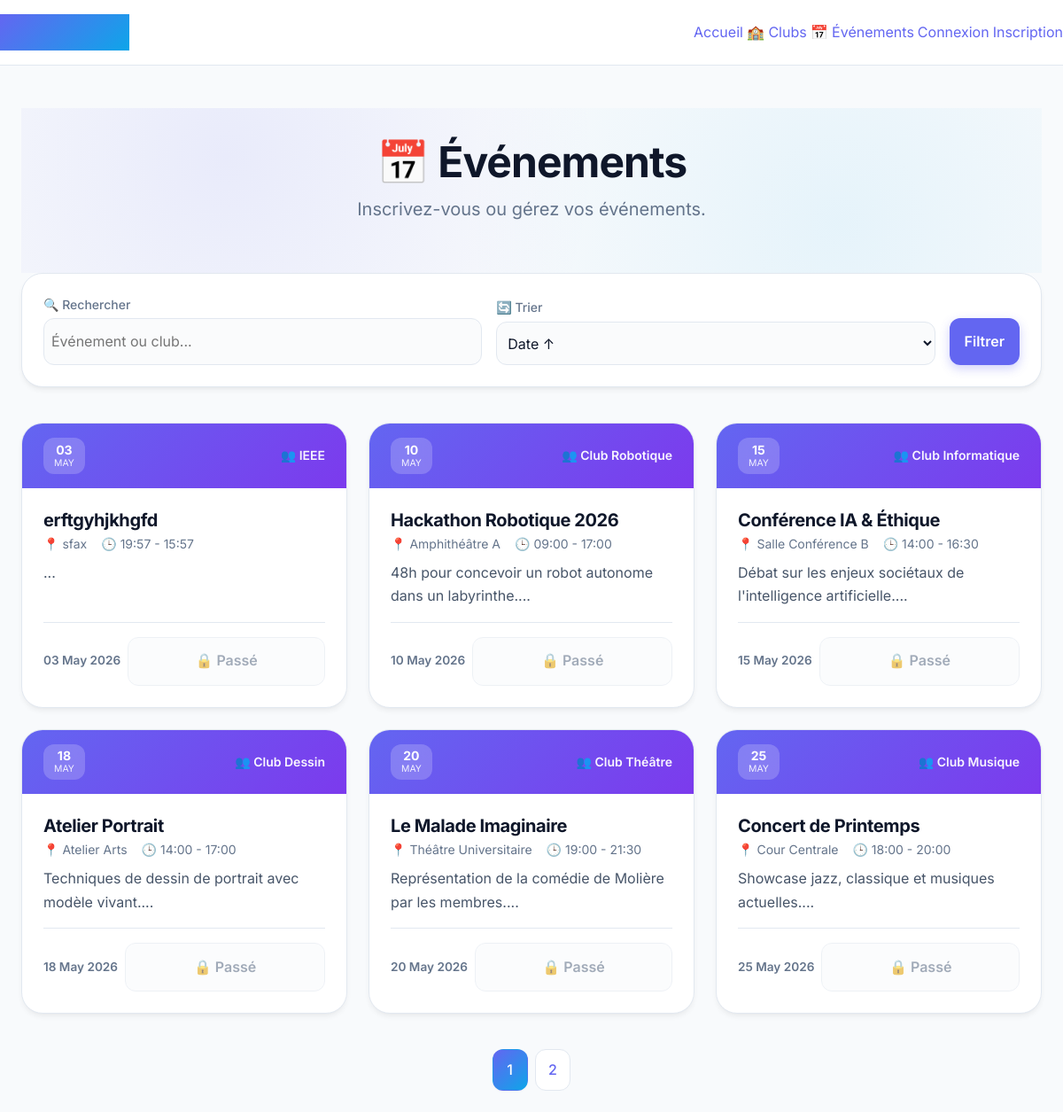
Page /index.php?page=events on the committed database.
### tables this page shows
CREATE TABLE `events` (
  `id` int(11) NOT NULL AUTO_INCREMENT,
  `club_id` int(11) NOT NULL,
  `titre` varchar(150) NOT NULL,
  `description` text DEFAULT NULL,
  `date_debut` datetime NOT NULL,
  `date_fin` datetime NOT NULL,
  `lieu` varchar(100) DEFAULT NULL,
  `created_at` timestamp NOT NULL DEFAULT current_timestamp(),
  PRIMARY KEY (`id`),
  KEY `club_id` (`club_id`),
  CONSTRAINT `events_ibfk_1` FOREIGN KEY (`club_id`) REFERENCES `clubs` (`id`) ON DELETE CASCADE
);

CREATE TABLE `clubs` (
  `id` int(11) NOT NULL AUTO_INCREMENT,
  `nom` varchar(100) NOT NULL,
  `description` text DEFAULT NULL,
  `responsable_id` int(11) DEFAULT NULL,
  `created_at` timestamp NOT NULL DEFAULT current_timestamp(),
  `updated_at` timestamp NOT NULL DEFAULT current_timestamp() ON UPDATE current_timestamp(),
  PRIMARY KEY (`id`),
  KEY `responsable_id` (`responsable_id`),
  CONSTRAINT `clubs_ibfk_1` FOREIGN KEY (`responsable_id`) REFERENCES `users` (`id`) ON DELETE SET NULL
);

### views/events.php (the view, shortened to what this page needs)
<?php
$search = trim($_GET['search'] ?? ''); $sortIn = $_GET['sort'] ?? 'e.date_debut ASC';
$allowed = ['e.date_debut ASC','e.date_debut DESC','e.titre ASC','e.titre DESC','c.nom ASC'];
$sort = in_array($sortIn, $allowed) ? $sortIn : 'e.date_debut ASC';
$page = max(1, (int)($_GET['p'] ?? 1)); $perPage = 6; $offset = ($page - 1) * $perPage;
$uid = $_SESSION['user_id'] ?? null;
$isAdmin = ($_SESSION['user_role'] ?? '') === 'admin';
$myClubs = $_SESSION['my_responsible_clubs'] ?? [];
$sql = "SELECT e.*, c.nom as club_nom FROM events e JOIN clubs c ON e.club_id=c.id WHERE e.titre LIKE :st OR c.nom LIKE :sc ORDER BY $sort LIMIT :o, :p";
$stmt = $pdo->prepare($sql); $sv = "%{$search}%";
$stmt->bindValue(':st', $sv, PDO::PARAM_STR); $stmt->bindValue(':sc', $sv, PDO::PARAM_STR);
$stmt->bindValue(':o', $offset, PDO::PARAM_INT); $stmt->bindValue(':p', $perPage, PDO::PARAM_INT);
$stmt->execute(); $events = $stmt->fetchAll();
$cnt = $pdo->prepare("SELECT COUNT(*) FROM events e JOIN clubs c ON e.club_id=c.id WHERE e.titre LIKE ? OR c.nom LIKE ?"); $cnt->execute([$sv, $sv]);
$totalPages = max(1, ceil($cnt->fetchColumn() / $perPage)); $flash = getFlash();
?>
<div class="container" style="padding-top:1.5rem;">
    <div class="hero" style="padding:2rem 0 1rem; text-align:center;"><h1>📅 Événements</h1><p>Inscrivez-vous ou gérez vos événements.</p></div>
    <form class="filter-bar" method="GET"><input type="hidden" name="page" value="events">
        <div class="filter-item"><label>🔍 Rechercher</label><input type="text" name="search" value="<?=htmlspecialchars($search)?>" placeholder="Événement ou club..."></div>
        <div class="filter-item"><label>🔄 Trier</label><select name="sort" onchange="this.form.submit()">
            <option value="e.date_debut ASC" <?=$sort==='e.date_debut ASC'?'selected':''?>>Date ↑</option><option value="e.date_debut DESC" <?=$sort==='e.date_debut DESC'?'selected':''?>>Date ↓</option>
        </select></div><button type="submit" class="btn-primary" style="max-width:140px;margin-top:auto">Filtrer</button>
    </form>
    <?php if(empty($events)):?><div class="empty-state"><span>📭</span><p>Aucun événement trouvé.</p></div><?php else: ?>
    <div class="grid-3"><?php foreach($events as $e):
        $d = new DateTime($e['date_debut']); $isPast = $d < new DateTime();
        $isResponsible = in_array($e['club_id'], $myClubs);
        $isRegistered = false; if ($uid && !$isResponsible) { $chk = $pdo->prepare("SELECT id FROM event_participants WHERE event_id = ? AND user_id = ?"); $chk->execute([$e['id'], $uid]); $isRegistered = (bool) $chk->fetch(); }
    ?>
        <div class="event-card">
            <div class="event-header"><div class="event-date-badge"><?=$d->format('d')?><span><?=strtoupper($d->format('M'))?></span></div><span class="event-club-name">👥 <?=htmlspecialchars($e['club_nom'])?></span></div>
            <div class="card-body">
                <h3 class="event-title"><?=htmlspecialchars($e['titre'])?></h3>
                <div class="event-meta"><span>📍 <?=htmlspecialchars($e['lieu'])?></span><span>🕒 <?=$d->format('H:i')?> - <?=date('H:i',strtotime($e['date_fin']))?></span></div>
                <p class="event-desc"><?=htmlspecialchars(substr($e['description'],0,110))?>...</p>
                <div class="event-footer">
                    <span style="font-size:0.85rem;font-weight:600;color:var(--text-muted);"><?=$d->format('d M Y')?></span>
                    <?php if($isAdmin): ?>
                        <div style="display:flex;gap:0.4rem;">
                            <a href="<?=BASE_URL?>index.php?page=admin_dashboard" class="btn-outline" style="padding:0.5rem 0.7rem;font-size:0.8rem;text-decoration:none;">✏️ Gérer</a>
                            <form method="POST" action="<?=BASE_URL?>controllers/admin_controller.php"><input type="hidden" name="csrf" value="<?=csrf()?>"><input type="hidden" name="action" value="delete_event"><input type="hidden" name="id" value="<?=$e['id']?>"><button type="submit" class="btn-danger" style="padding:0.5rem 0.7rem;font-size:0.8rem;" onclick="return confirm('Supprimer ?')">🗑️</button></form>
                        </div>
                    <?php elseif($isResponsible): ?>
                        <a href="<?=BASE_URL?>index.php?page=student_dashboard#gestion" class="btn-card-action btn-primary" style="flex:1;margin-left:0.5rem;text-align:center;text-decoration:none;">👑 Gérer</a>
                    <?php elseif($isRegistered): ?>
                        <button class="btn-card-action is-registered" disabled style="flex:1;margin-left:0.5rem;">✅ Inscrit (En attente)</button>
                    <?php elseif($isPast): ?>
                        <button class="btn-card-action is-disabled" disabled style="flex:1;margin-left:0.5rem;">🔒 Passé</button>
                    <?php elseif($uid): ?>
                        <button class="btn-card-action btn-primary" style="flex:1;margin-left:0.5rem;" onclick="openEventForm(<?=$e['id']?>)">📝 S'inscrire</button>
                    <?php else: ?>
                        <a href="<?=BASE_URL?>index.php?page=login" class="btn-card-action btn-outline" style="flex:1;margin-left:0.5rem;text-align:center;text-decoration:none;">Connexion</a>
                    <?php endif; ?>
                </div>
            </div>
        </div>
    <?php endforeach; ?></div>
    <?php if($totalPages>1):?><nav class="pagination"><?php for($i=1;$i<=$totalPages;$i++):?><a href="?page=events&search=<?=urlencode($search)?>&sort=<?=urlencode($sort)?>&p=<?=$i?>" class="page-link <?=$page==$i?'active':''?>"><?=$i?></a><?php endfor; ?></nav><?php endif; ?>
    <?php endif; ?>
</div>

### includes/header.php (shortened to what this page needs)
<!DOCTYPE html>
<html lang="fr">
<head>
    <link rel="stylesheet" href="<?= BASE_URL ?>assets/css/style.css">
</head>
<body>

### includes/navbar.php (shortened to what this page needs)
<?php
$pageActuelle = $page ?? 'home';
$isLogged     = isset($_SESSION['user_id']);
$roleUser     = $_SESSION['user_role'] ?? '';
$nomUser      = htmlspecialchars($_SESSION['user_nom'] ?? 'Mon Espace');
?>
<nav class="navbar">
    <div class="nav-container">
        <a class="brand" href="<?= BASE_URL ?>index.php?page=home">🎓 UniClubs</a>
        <ul class="nav-links" id="navLinks">
            <li><a href="<?= BASE_URL ?>index.php?page=home" class="<?= $pageActuelle === 'home' ? 'active' : '' ?>">Accueil</a></li>
            <li>
                <?php if ($isLogged): ?>
                    <a href="<?= BASE_URL ?>index.php?page=clubs" class="<?= $pageActuelle === 'clubs' ? 'active' : '' ?>">🏫 Clubs</a>
                <?php else: ?>
                    <a href="<?= BASE_URL ?>index.php?page=login" class="<?= $pageActuelle === 'login' ? 'active' : '' ?>">🏫 Clubs</a>
                <?php endif; ?>
            </li>
            <li><a href="<?= BASE_URL ?>index.php?page=events" class="<?= $pageActuelle === 'events' ? 'active' : '' ?>">📅 Événements</a></li>
            <?php if ($isLogged): ?>
                <li><a href="<?= BASE_URL ?>index.php?page=<?= $roleUser === 'admin' ? 'admin_dashboard' : 'student_dashboard' ?>" class="<?= in_array($pageActuelle, ['student_dashboard', 'admin_dashboard']) ? 'active' : '' ?>">👤 <?= $nomUser ?></a></li>
                <li><a href="<?= BASE_URL ?>controllers/auth_controller.php?action=logout" class="text-danger">🚪 Déconnexion</a></li>
            <?php else: ?>
                <li><a href="<?= BASE_URL ?>index.php?page=login" class="btn-nav-outline">Connexion</a></li>
                <li><a href="<?= BASE_URL ?>index.php?page=register" class="btn-nav-primary">Inscription</a></li>
            <?php endif; ?>
        </ul>
    </div>
</nav>

### index.php (shortened to what this page needs)
<?php
$page = $_GET['page'] ?? 'home';
require_once __DIR__ . '/includes/header.php';
require_once __DIR__ . '/includes/navbar.php';
echo '<main class="main-container">';
require_once __DIR__ . "/views/{$page}.php";
echo '</main>';
require_once __DIR__ . '/includes/footer.php';
?>

### includes/footer.php (shortened to what this page needs)
</body>
</html>

### rows in the picture
events: date_debut "03", date_debut "MAY", club.nom "IEEE", titre "erftgyhjkhgfd", lieu "sfax", date_debut "19:57", date_fin "15:57", date_debut "03 May 2026", shows "🔒 Passé"
events: date_debut "10", date_debut "MAY", club.nom "Club Robotique", titre "Hackathon Robotique 2026", lieu "Amphithéâtre A", date_debut "09:00", date_fin "17:00", description "48h pour concevoir un robot autonome dans un labyrinthe.", date_debut "10 May 2026", shows "🔒 Passé"
events: date_debut "15", date_debut "MAY", club.nom "Club Informatique", titre "Conférence IA & Éthique", lieu "Salle Conférence B", date_debut "14:00", date_fin "16:30", description "Débat sur les enjeux sociétaux de l'intelligence artificielle.", date_debut "15 May 2026", shows "🔒 Passé"
events: date_debut "18", date_debut "MAY", club.nom "Club Dessin", titre "Atelier Portrait", lieu "Atelier Arts", date_debut "14:00", date_fin "17:00", description "Techniques de dessin de portrait avec modèle vivant.", date_debut "18 May 2026", shows "🔒 Passé"
events: date_debut "20", date_debut "MAY", club.nom "Club Théâtre", titre "Le Malade Imaginaire", lieu "Théâtre Universitaire", date_debut "19:00", date_fin "21:30", description "Représentation de la comédie de Molière par les membres.", date_debut "20 May 2026", shows "🔒 Passé"
events: date_debut "25", date_debut "MAY", club.nom "Club Musique", titre "Concert de Printemps", lieu "Cour Centrale", date_debut "18:00", date_fin "20:00", description "Showcase jazz, classique et musiques actuelles.", date_debut "25 May 2026", shows "🔒 Passé"
